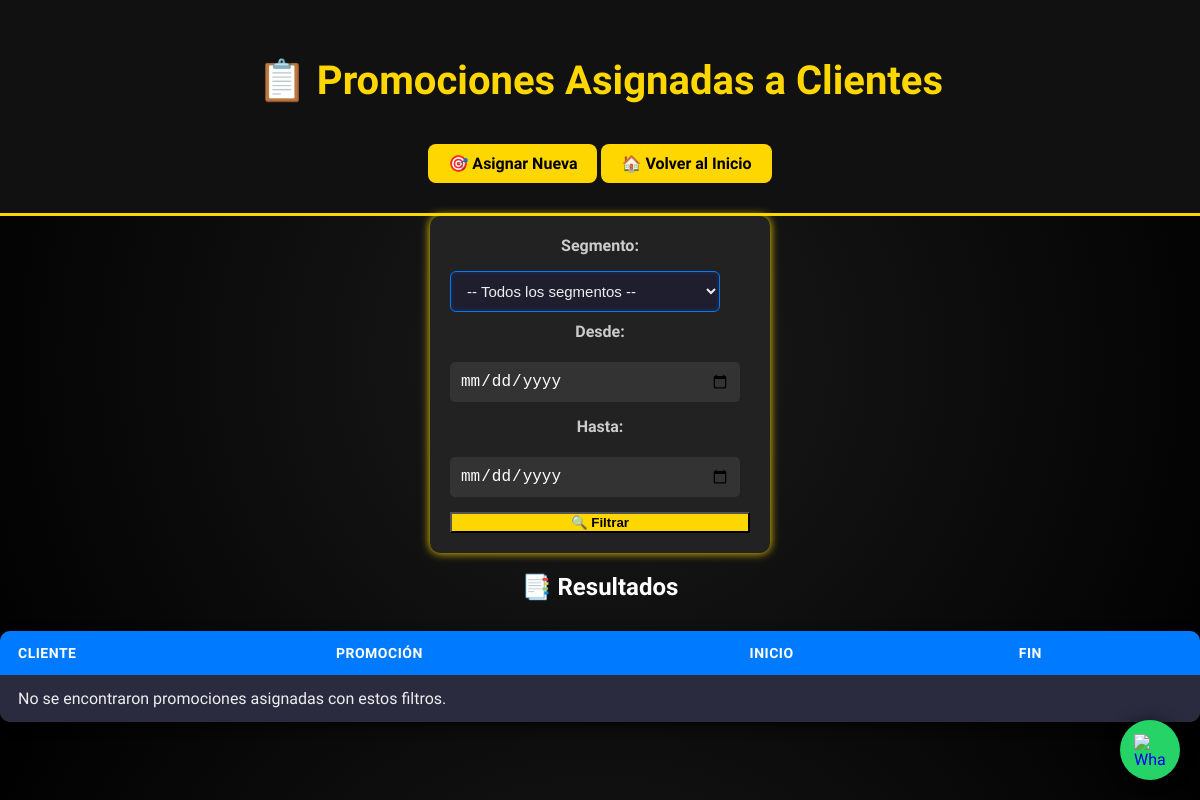
/promociones/listar_promociones_clientes.php, run on an earlier commit of the app's database.
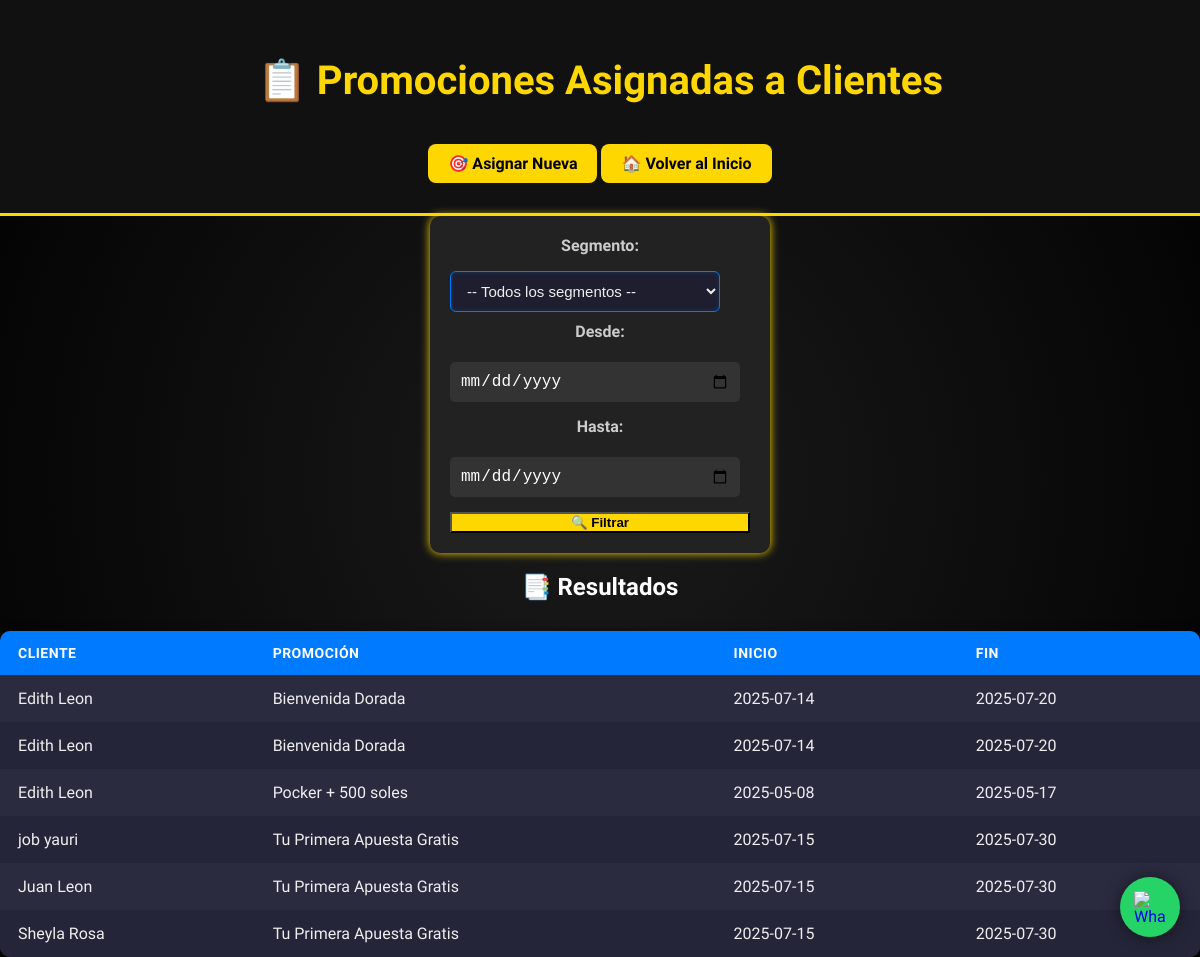
And on a later commit of the database.
### tables this page shows
CREATE TABLE `clientes` (
  `id` int(11) NOT NULL,
  `nombre` varchar(100) DEFAULT NULL,
  `apellido` varchar(100) DEFAULT NULL,
  `dni` varchar(15) DEFAULT NULL,
  `email` varchar(100) DEFAULT NULL,
  `telefono` varchar(20) DEFAULT NULL,
  `fecha_registro` date DEFAULT NULL,
  `preferencias` text DEFAULT NULL,
  `segmento` varchar(100) NOT NULL
);

CREATE TABLE `promociones` (
  `id` int(11) NOT NULL,
  `titulo` varchar(255) DEFAULT NULL,
  `descripcion` text DEFAULT NULL,
  `fecha_inicio` date DEFAULT NULL,
  `fecha_fin` date DEFAULT NULL,
  `segmento_objetivo` text DEFAULT NULL,
  `estado` varchar(20) DEFAULT 'Activo'
);

### promociones/listar_promociones_clientes.php (the view, shortened to what this page needs)
<?php
$conexion = new mysqli("localhost", "root", "", "atlantic_city_db");
$fecha_inicio = $_POST['fecha_inicio'] ?? '';
$fecha_fin = $_POST['fecha_fin'] ?? '';
$query = "SELECT c.nombre, c.apellido, p.titulo AS promocion, p.fecha_inicio, p.fecha_fin
          FROM clientes c
          JOIN promociones_clientes pc ON c.id = pc.cliente_id
          JOIN promociones p ON pc.promocion_id = p.id";
$resultado = $conexion->query($query);
?>
<!DOCTYPE html>
<html lang="es">
<head>
  <link rel="stylesheet" href="../css/style.css">
  <link rel="stylesheet" href="../css/btns.css">
  <link rel="stylesheet" href="../css/footer_sep.css">
  <link rel="stylesheet" href="../css/tables.css">
</head>
<body>
<header>
  <h1>📋 Promociones Asignadas a Clientes</h1>
  <a href="asignar_promocion.php" class="btn">🎯 Asignar Nueva</a>
  <a href="../index.html" class="btn">🏠 Volver al Inicio</a>
</header>
<main>
  <form method="POST" action="listar_promociones_clientes.php" class="formulario">
    <label for="segmento_objetivo">Segmento:</label>
    <select name="segmento_objetivo" id="segmento_objetivo">
      <option value="">-- Todos los segmentos --</option>
    </select>
    <label for="fecha_inicio">Desde:</label>
    <input type="date" name="fecha_inicio" value="<?= $fecha_inicio ?>">
    <label for="fecha_fin">Hasta:</label>
    <input type="date" name="fecha_fin" value="<?= $fecha_fin ?>">
    <button type="submit">🔍 Filtrar</button>
  </form>
  <h2>📑 Resultados</h2>
  <table class="tabla-estilizada">
    <thead>
      <tr>
        <th>Cliente</th>
        <th>Promoción</th>
        <th>Inicio</th>
        <th>Fin</th>
      </tr>
    </thead>
    <tbody>
      <?php if ($resultado->num_rows > 0): ?>
        <?php while ($fila = $resultado->fetch_assoc()): ?>
          <tr>
            <td><?= $fila['nombre'] . ' ' . $fila['apellido'] ?></td>
            <td><?= $fila['promocion'] ?></td>
            <td><?= $fila['fecha_inicio'] ?></td>
            <td><?= $fila['fecha_fin'] ?></td>
          </tr>
        <?php endwhile; ?>
      <?php else: ?>
        <tr><td colspan="4">No se encontraron promociones asignadas con estos filtros.</td></tr>
      <?php endif; ?>
    </tbody>
  </table>
</main>
<a href="https://wa.me/51921876815" class="wsp-btn" target="_blank" title="Contáctanos por WhatsApp">
  <img src="https://img.icons8.com/color/48/000000/whatsapp.png" alt="WhatsApp">
</a>
</body>
</html>

What changed in the data, as far as the page shows it:
now on this page (row edited): clientes: nombre "Edith", apellido "Leon", promociones.titulo "Bienvenida Dorada", promociones.fecha_inicio "2025-07-14", promociones.fecha_fin "2025-07-20", promociones.titulo "Pocker + 500 soles", promociones.fecha_inicio "2025-05-08", promociones.fecha_fin "2025-05-17"
now on this page (row unchanged): clientes: nombre "job", apellido "yauri", promociones.titulo "Tu Primera Apuesta Gratis", promociones.fecha_inicio "2025-07-15", promociones.fecha_fin "2025-07-30"
now on this page (row unchanged): clientes: nombre "Juan", apellido "Leon", promociones.titulo "Tu Primera Apuesta Gratis", promociones.fecha_inicio "2025-07-15", promociones.fecha_fin "2025-07-30"
now on this page (row edited): clientes: nombre "Sheyla", apellido "Rosa", promociones.titulo "Tu Primera Apuesta Gratis", promociones.fecha_inicio "2025-07-15", promociones.fecha_fin "2025-07-30"
Also different on the page:
text no longer shown: "No se encontraron promociones asignadas con estos filtros."
